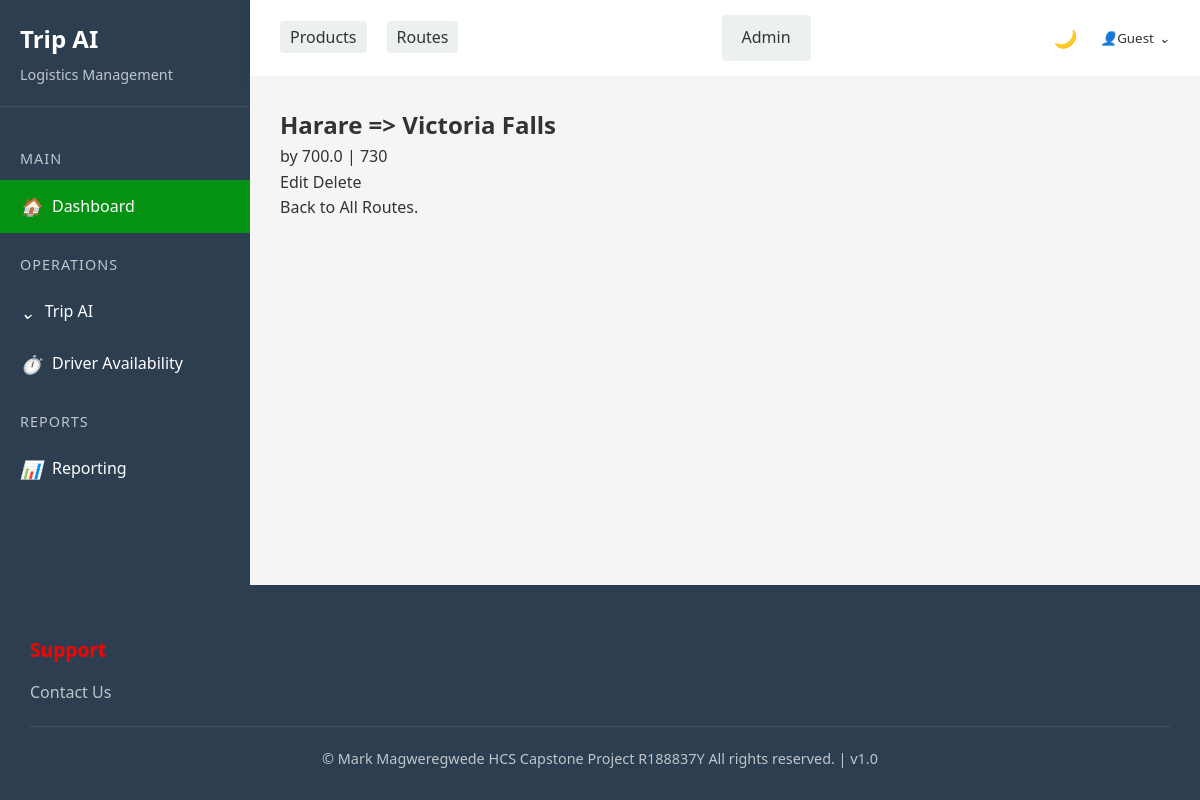
Page /app/route/5/ on the earlier database version.
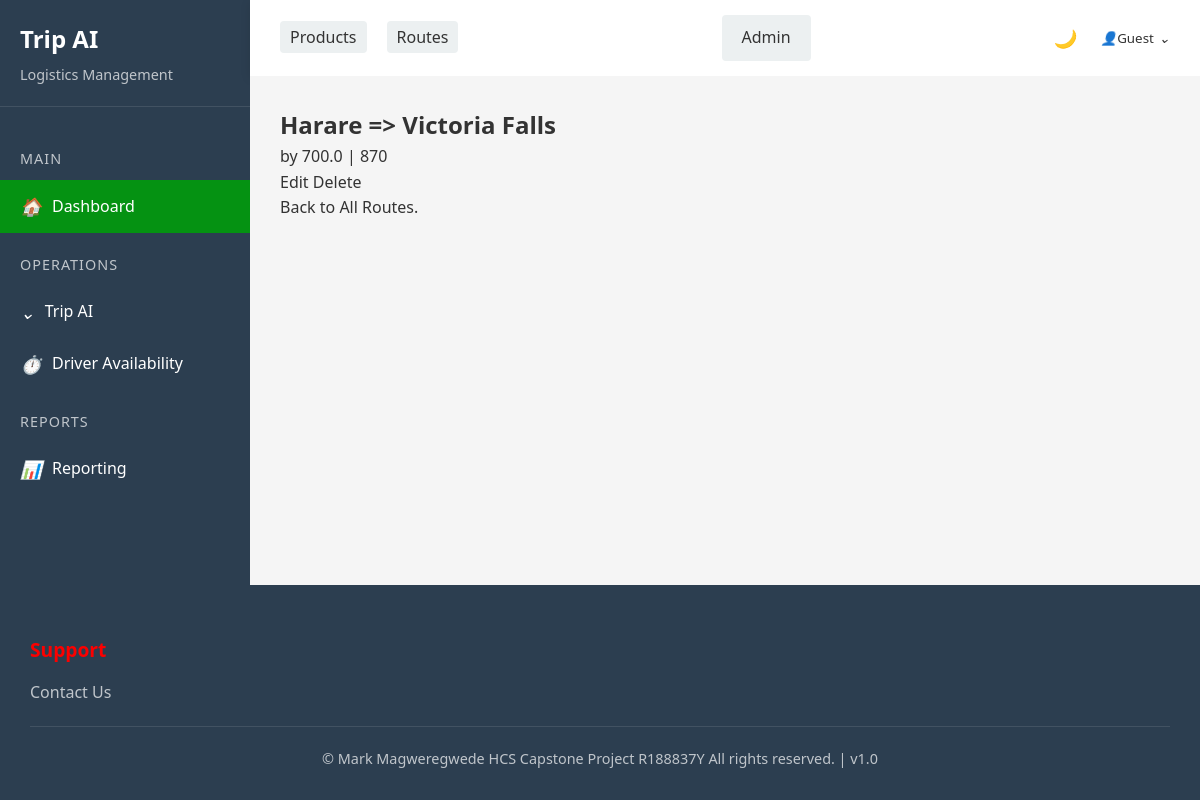
Same page on the later database version.
### triplog/models.py (models this page shows, shortened)
class Route(models.Model):
    origin = models.CharField(max_length=255)
    destination = models.CharField(max_length=255)
    distance_km = models.FloatField()
    estimated_time_min = models.IntegerField()

### triplog/views.py (the view)
# urls.py: path("route/<int:pk>/", RouteDetailView.as_view(), name="route_detail"),
class RouteDetailView(DetailView):
    model = Route
    template_name = "route/route_detail.html"

### templates/route/route_detail.html
{% extends "base.html" %}
{% block content %}
<div class="route">
    <h2>{{ object.origin }} => {{ object.destination }}</h2>
    <p>by {{ object.distance_km }} | {{ object.estimated_time_min }}</p>
</div>
<div>
    <p><a href="{% url 'route_edit' route.pk %}">Edit</a>
        <a href="{% url 'route_delete' route.pk %}">Delete</a>
    </p>
    <p>Back to <a href="{% url 'route_list' %}">All Routes</a>.</p>
</div>
{% endblock content %}

Differences in the rows shown:
changed Route "Harare": estimated_time_min "730" → "870"
